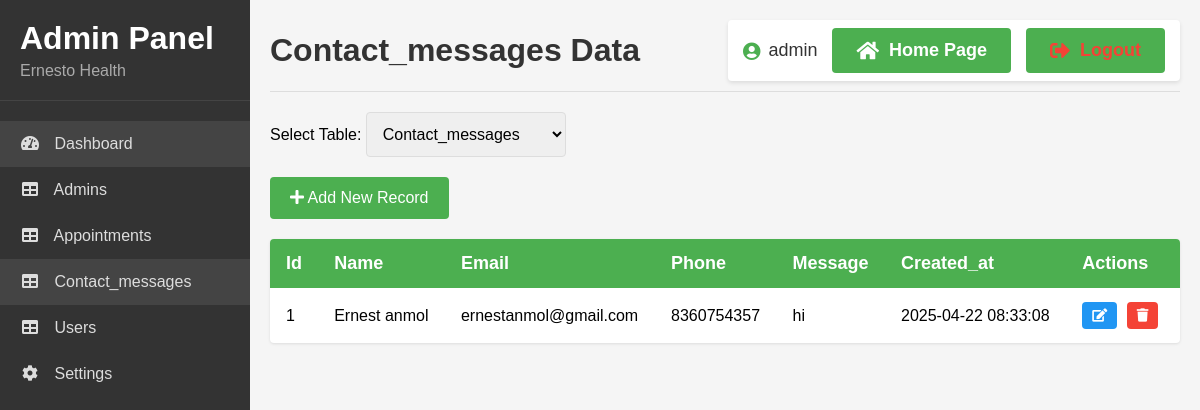
The page /admin_panel.php?table=contact_messages (signed in) on the database its author committed.
### tables this page shows
CREATE TABLE `contact_messages` (
  `id` int(11) NOT NULL,
  `name` varchar(100) NOT NULL,
  `email` varchar(100) NOT NULL,
  `phone` varchar(20) DEFAULT NULL,
  `message` text NOT NULL,
  `created_at` timestamp NOT NULL DEFAULT current_timestamp()
);

### admin_panel.php (the view, shortened to what this page needs)
<?php
require_once 'config.php';
try {
    $tables = [];
    $stmt = $pdo->query("SHOW TABLES");
    while ($row = $stmt->fetch(PDO::FETCH_NUM)) {
        $tables[] = $row[0];
    }
} catch(PDOException $e) {
    $error = "Error fetching tables: " . $e->getMessage();
}
$selectedTable = isset($_GET['table']) ? $_GET['table'] : (isset($tables[0]) ? $tables[0] : '');
$tableData = [];
$columns = [];
if (!empty($selectedTable)) {
    try {
        $stmt = $pdo->query("SHOW COLUMNS FROM `$selectedTable`");
        $columns = $stmt->fetchAll(PDO::FETCH_COLUMN);
        $stmt = $pdo->query("SELECT * FROM `$selectedTable`");
        $tableData = $stmt->fetchAll(PDO::FETCH_ASSOC);
    } catch(PDOException $e) {
        $error = "Error fetching data: " . $e->getMessage();
    }
}
?>
<!DOCTYPE html>
<html lang="en">
<head>
    <link rel="stylesheet" href="style.css">
    <link rel="stylesheet" href="https://cdnjs.cloudflare.com/ajax/libs/font-awesome/5.15.4/css/all.min.css">
</head>
<body>
    <div class="admin-container">
        <div class="sidebar">
            <div class="sidebar-header">
                <h1 class="sidebar-title">Admin Panel</h1>
                <p class="sidebar-subtitle">Ernesto Health</p>
            </div>
            <ul class="sidebar-menu">
                <li><a href="admin_panel.php" class="active"><i class="fas fa-tachometer-alt"></i> Dashboard</a></li>
                <?php foreach ($tables as $table): ?>
                <li><a href="admin_panel.php?table=<?php echo $table; ?>" <?php echo ($selectedTable === $table) ? 'class="active"' : ''; ?>>
                    <i class="fas fa-table"></i> <?php echo ucfirst($table); ?>
                </a></li>
                <?php endforeach; ?>
                <li><a href="admin_settings.php"><i class="fas fa-cog"></i> Settings</a></li>
            </ul>
        </div>
        <div class="main-content">
            <div class="header">
                <h2 class="page-title"><?php echo ucfirst($selectedTable); ?> Data</h2>
                <div class="user-info">
                    <span class="user-name">
                        <i class="fas fa-user-circle"></i>
                        <?php echo $_SESSION['admin_username']; ?>
                    </span>
                    <a href="index.php" class="home-btn">
                        <i class="fas fa-home"></i>
                        Home Page
                    </a>
                    <a href="admin_logout.php" class="logout-btn">
                        <i class="fas fa-sign-out-alt"></i>
                    </a>
                </div>
            </div>
            <div class="table-selector">
                <label for="table-select">Select Table: </label>
                <select id="table-select" class="table-select" onchange="window.location.href='admin_panel.php?table=' + this.value">
                    <?php foreach ($tables as $table): ?>
                        <option value="<?php echo $table; ?>" <?php echo ($selectedTable === $table) ? 'selected' : ''; ?>>
                            <?php echo ucfirst($table); ?>
                        </option>
                    <?php endforeach; ?>
                </select>
            </div>
            <button class="add-btn"><i class="fas fa-plus"></i> Add New Record</button>
            <?php if (empty($tableData)): ?>
                <div class="empty-message">No data found in this table.</div>
            <?php else: ?>
                <table class="data-table">
                    <thead>
                        <tr>
                            <?php foreach ($columns as $column): ?>
                                <th><?php echo ucfirst($column); ?></th>
                            <?php endforeach; ?>
                            <th>Actions</th>
                        </tr>
                    </thead>
                    <tbody>
                        <?php foreach ($tableData as $row): ?>
                            <tr>
                                <?php foreach ($columns as $column): ?>
                                    <td><?php echo htmlspecialchars($row[$column]); ?></td>
                                <?php endforeach; ?>
                                <td>
                                    <button class="action-btn edit-btn"><i class="fas fa-edit"></i></button>
                                    <button class="action-btn delete-btn"><i class="fas fa-trash"></i></button>
                                </td>
                            </tr>
                        <?php endforeach; ?>
                    </tbody>
                </table>
            <?php endif; ?>
        </div>
    </div>
</body>
</html>

### style.css (style rules this page uses)
:root { --green: #0188df; --black: #444d53; --wight: #fff; --green: #14d517; --gradient-primary: linear-gradient(135deg, #0188df 0%, #14d517 100%); --gradient-secondary: linear-gradient(45deg, #f6f9fc 0%, #ffffff 100%); --gradient-dark: linear-gradient(to bottom, #2c3338 0%, #444d53 100%); }
* { font-family: Helvetica, Arial, Georgia, Tahoma, Roboto, sans-serif; margin: 0; padding: 0; text-decoration: none; text-transform: none; outline: none; box-sizing: border-box; transition: all linear .2s; }
html { font-size: 62.5%; overflow-x: hidden; scroll-behavior: smooth; }
body { max-width: 100%; scroll-behavior: smooth; }
h1, h2, h3, h4, h5, h6 { text-transform: none; font-weight: 600; }
p, span, a, label, input, textarea, select { text-transform: none; }
.logout-btn { color:#f44336!important }
.logout-btn { display:flex;align-items:center;gap:.5rem;color:#f44336;font-size:1.5rem;padding:.5rem 1rem;border-radius:.3rem;transition:all 0.3s ease;cursor:pointer }
.logout-btn i { font-size:1.8rem }

### admin_panel.php (style rules this page uses)
body { font-family: 'Arial', sans-serif; background-color: #f5f5f5; margin: 0; padding: 0; }
.admin-container { display: flex; min-height: 100vh; }
.sidebar { width: 250px; background-color: #333; color: white; padding: 20px 0; }
.sidebar-header { padding: 0 20px 20px; border-bottom: 1px solid #444; }
.sidebar-title { margin: 0; font-size: 32px; font-weight: 600; }
.sidebar-subtitle { margin: 5px 0 0; font-size: 16px; color: #aaa; }
.sidebar-menu { list-style: none; padding: 0; margin: 20px 0; }
.sidebar-menu li { padding: 0; }
.sidebar-menu a { display: block; padding: 14px 20px; color: #ddd; text-decoration: none; transition: background-color 0.3s; font-size: 16px; }
.sidebar-menu a:hover, .sidebar-menu a.active { background-color: #444; }
.sidebar-menu i { margin-right: 10px; width: 20px; text-align: center; }
.main-content { flex: 1; padding: 20px; overflow-x: auto; }
.header { display: flex; justify-content: space-between; align-items: center; margin-bottom: 20px; padding-bottom: 10px; border-bottom: 1px solid #ddd; }
.page-title { margin: 0; font-size: 32px; font-weight: 600; color: #333; }
.user-info { display: flex; align-items: center; font-size: 16px; gap: 15px; background: #fff; padding: 8px 15px; border-radius: 4px; box-shadow: 0 2px 4px rgba(0, 0, 0, 0.1); }
.user-name { font-size: 18px; color: #333; font-weight: 500; display: flex; align-items: center; }
.user-name i { margin-right: 8px; color: #4CAF50; }
.home-btn { display: inline-flex; align-items: center; gap: 10px; padding: 12px 24px; background-color: #4CAF50; color: white; border: none; border-radius: 4px; cursor: pointer; text-decoration: none; font-size: 18px; font-weight: 600; }
.home-btn i { font-size: 20px; }
.logout-btn { display: inline-flex; align-items: center; gap: 10px; padding: 12px 24px; background-color: #4CAF50; color: white; border: none; border-radius: 4px; cursor: pointer; text-decoration: none; font-size: 18px; font-weight: 600; }
.logout-btn i { font-size: 20px; }
.table-selector { margin-bottom: 20px; font-size: 16px; }
.table-select { padding: 12px; border-radius: 4px; border: 1px solid #ddd; width: 200px; font-size: 16px; }
.data-table { width: 100%; border-collapse: collapse; background-color: white; box-shadow: 0 1px 3px rgba(0, 0, 0, 0.1); border-radius: 4px; overflow: hidden; font-size: 16px; }
.data-table th { background-color: #4CAF50; color: white; text-align: left; padding: 14px 16px; font-size: 18px; font-weight: 600; }
.data-table td { padding: 14px 16px; border-bottom: 1px solid #ddd; font-size: 16px; }
.data-table tr:last-child td { border-bottom: none; }
.action-btn { padding: 6px 10px; border-radius: 4px; cursor: pointer; margin-right: 5px; color: white; border: none; }
.edit-btn { background-color: #2196F3; }
.delete-btn { background-color: #f44336; }
.add-btn { padding: 12px 20px; background-color: #4CAF50; color: white; border: none; border-radius: 4px; cursor: pointer; margin-bottom: 20px; font-size: 16px; font-weight: 500; }

### rows shown on the page
contact_messages: id "1", name "Ernest anmol", email "ernestanmol@gmail.com", phone "8360754357", message "hi", created_at "2025-04-22 08:33:08"

### other values the page prints
$table "Admins"
$table "Appointments"
$table "Contact_messages"
$table "Users"
$selectedTable "Contact_messages"
$_SESSION['admin_username'] "admin"
$column "Id"
$column "Name"
$column "Email"
$column "Phone"
$column "Message"
$column "Created_at"
form field value "Contact_messages"
